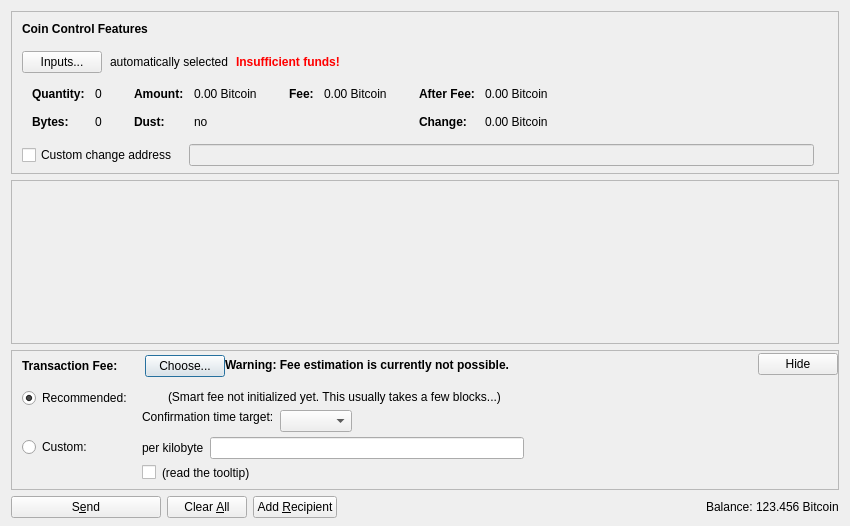
<?xml version="1.0" encoding="UTF-8"?>
<ui version="4.0">
 <class>SendCoinsDialog</class>
 <widget class="QDialog" name="SendCoinsDialog">
  <property name="geometry">
   <rect>
    <x>0</x>
    <y>0</y>
    <width>850</width>
    <height>526</height>
   </rect>
  </property>
  <property name="windowTitle">
   <string>Send Coins</string>
  </property>
  <layout class="QVBoxLayout" name="verticalLayout" stretch="0,1,0,0">
   <property name="bottomMargin">
    <number>8</number>
   </property>
   <item>
    <widget class="QFrame" name="frameCoinControl">
     <property name="sizePolicy">
      <sizepolicy hsizetype="Expanding" vsizetype="Expanding">
       <horstretch>0</horstretch>
       <verstretch>0</verstretch>
      </sizepolicy>
     </property>
     <property name="maximumSize">
      <size>
       <width>16777215</width>
       <height>16777215</height>
      </size>
     </property>
     <property name="frameShape">
      <enum>QFrame::StyledPanel</enum>
     </property>
     <property name="frameShadow">
      <enum>QFrame::Sunken</enum>
     </property>
     <layout class="QVBoxLayout" name="verticalLayoutCoinControl2">
      <property name="spacing">
       <number>0</number>
      </property>
      <property name="leftMargin">
       <number>0</number>
      </property>
      <property name="topMargin">
       <number>0</number>
      </property>
      <property name="rightMargin">
       <number>0</number>
      </property>
      <property name="bottomMargin">
       <number>6</number>
      </property>
      <item>
       <layout class="QVBoxLayout" name="verticalLayoutCoinControl" stretch="0,0,0,0,1">
        <property name="spacing">
         <number>0</number>
        </property>
        <property name="leftMargin">
         <number>10</number>
        </property>
        <property name="topMargin">
         <number>10</number>
        </property>
        <item>
         <layout class="QHBoxLayout" name="horizontalLayoutCoinControl1">
          <property name="bottomMargin">
           <number>15</number>
          </property>
          <item>
           <widget class="QLabel" name="labelCoinControlFeatures">
            <property name="sizePolicy">
             <sizepolicy hsizetype="Preferred" vsizetype="Maximum">
              <horstretch>0</horstretch>
              <verstretch>0</verstretch>
             </sizepolicy>
            </property>
            <property name="font">
             <font>
              <weight>75</weight>
              <bold>true</bold>
             </font>
            </property>
            <property name="styleSheet">
             <string notr="true">font-weight:bold;</string>
            </property>
            <property name="text">
             <string>Coin Control Features</string>
            </property>
           </widget>
          </item>
         </layout>
        </item>
        <item>
         <layout class="QHBoxLayout" name="horizontalLayoutCoinControl2" stretch="0,0,0,0">
          <property name="spacing">
           <number>8</number>
          </property>
          <property name="bottomMargin">
           <number>10</number>
          </property>
          <item>
           <widget class="QPushButton" name="pushButtonCoinControl">
            <property name="styleSheet">
             <string notr="true"/>
            </property>
            <property name="text">
             <string>Inputs...</string>
            </property>
            <property name="autoDefault">
             <bool>false</bool>
            </property>
           </widget>
          </item>
          <item>
           <widget class="QLabel" name="labelCoinControlAutomaticallySelected">
            <property name="text">
             <string>automatically selected</string>
            </property>
            <property name="margin">
             <number>5</number>
            </property>
           </widget>
          </item>
          <item>
           <widget class="QLabel" name="labelCoinControlInsuffFunds">
            <property name="font">
             <font>
              <weight>75</weight>
              <bold>true</bold>
             </font>
            </property>
            <property name="styleSheet">
             <string notr="true">color:red;font-weight:bold;</string>
            </property>
            <property name="text">
             <string>Insufficient funds!</string>
            </property>
            <property name="margin">
             <number>5</number>
            </property>
           </widget>
          </item>
          <item>
           <spacer name="horizontalSpacerCoinControl">
            <property name="orientation">
             <enum>Qt::Horizontal</enum>
            </property>
            <property name="sizeHint" stdset="0">
             <size>
              <width>40</width>
              <height>1</height>
             </size>
            </property>
           </spacer>
          </item>
         </layout>
        </item>
        <item>
         <widget class="QWidget" name="widgetCoinControl" native="true">
          <property name="sizePolicy">
           <sizepolicy hsizetype="Preferred" vsizetype="Preferred">
            <horstretch>0</horstretch>
            <verstretch>0</verstretch>
           </sizepolicy>
          </property>
          <property name="minimumSize">
           <size>
            <width>0</width>
            <height>0</height>
           </size>
          </property>
          <property name="styleSheet">
           <string notr="true"/>
          </property>
          <layout class="QHBoxLayout" name="horizontalLayoutCoinControl5">
           <property name="leftMargin">
            <number>0</number>
           </property>
           <property name="topMargin">
            <number>0</number>
           </property>
           <property name="rightMargin">
            <number>0</number>
           </property>
           <property name="bottomMargin">
            <number>0</number>
           </property>
           <item>
            <layout class="QHBoxLayout" name="horizontalLayoutCoinControl3" stretch="0,0,0,1">
             <property name="spacing">
              <number>20</number>
             </property>
             <property name="topMargin">
              <number>0</number>
             </property>
             <property name="bottomMargin">
              <number>10</number>
             </property>
             <item>
              <layout class="QFormLayout" name="formLayoutCoinControl1">
               <property name="horizontalSpacing">
                <number>10</number>
               </property>
               <property name="verticalSpacing">
                <number>14</number>
               </property>
               <property name="leftMargin">
                <number>10</number>
               </property>
               <property name="topMargin">
                <number>4</number>
               </property>
               <property name="rightMargin">
                <number>6</number>
               </property>
               <item row="0" column="0">
                <widget class="QLabel" name="labelCoinControlQuantityText">
                 <property name="font">
                  <font>
                   <weight>75</weight>
                   <bold>true</bold>
                  </font>
                 </property>
                 <property name="text">
                  <string>Quantity:</string>
                 </property>
                 <property name="margin">
                  <number>0</number>
                 </property>
                </widget>
               </item>
               <item row="0" column="1">
                <widget class="QLabel" name="labelCoinControlQuantity">
                 <property name="cursor">
                  <cursorShape>IBeamCursor</cursorShape>
                 </property>
                 <property name="contextMenuPolicy">
                  <enum>Qt::ActionsContextMenu</enum>
                 </property>
                 <property name="text">
                  <string notr="true">0</string>
                 </property>
                 <property name="margin">
                  <number>0</number>
                 </property>
                 <property name="textInteractionFlags">
                  <set>Qt::LinksAccessibleByMouse|Qt::TextSelectableByKeyboard|Qt::TextSelectableByMouse</set>
                 </property>
                </widget>
               </item>
               <item row="1" column="0">
                <widget class="QLabel" name="labelCoinControlBytesText">
                 <property name="font">
                  <font>
                   <weight>75</weight>
                   <bold>true</bold>
                  </font>
                 </property>
                 <property name="text">
                  <string>Bytes:</string>
                 </property>
                </widget>
               </item>
               <item row="1" column="1">
                <widget class="QLabel" name="labelCoinControlBytes">
                 <property name="cursor">
                  <cursorShape>IBeamCursor</cursorShape>
                 </property>
                 <property name="contextMenuPolicy">
                  <enum>Qt::ActionsContextMenu</enum>
                 </property>
                 <property name="text">
                  <string notr="true">0</string>
                 </property>
                 <property name="textInteractionFlags">
                  <set>Qt::LinksAccessibleByMouse|Qt::TextSelectableByKeyboard|Qt::TextSelectableByMouse</set>
                 </property>
                </widget>
               </item>
              </layout>
             </item>
             <item>
              <layout class="QFormLayout" name="formLayoutCoinControl2">
               <property name="horizontalSpacing">
                <number>10</number>
               </property>
               <property name="verticalSpacing">
                <number>14</number>
               </property>
               <property name="leftMargin">
                <number>6</number>
               </property>
               <property name="topMargin">
                <number>4</number>
               </property>
               <property name="rightMargin">
                <number>6</number>
               </property>
               <item row="0" column="0">
                <widget class="QLabel" name="labelCoinControlAmountText">
                 <property name="font">
                  <font>
                   <weight>75</weight>
                   <bold>true</bold>
                  </font>
                 </property>
                 <property name="text">
                  <string>Amount:</string>
                 </property>
                 <property name="margin">
                  <number>0</number>
                 </property>
                </widget>
               </item>
               <item row="0" column="1">
                <widget class="QLabel" name="labelCoinControlAmount">
                 <property name="cursor">
                  <cursorShape>IBeamCursor</cursorShape>
                 </property>
                 <property name="contextMenuPolicy">
                  <enum>Qt::ActionsContextMenu</enum>
                 </property>
                 <property name="text">
                  <string notr="true">0.00 Bitcoin</string>
                 </property>
                 <property name="textInteractionFlags">
                  <set>Qt::LinksAccessibleByMouse|Qt::TextSelectableByKeyboard|Qt::TextSelectableByMouse</set>
                 </property>
                </widget>
               </item>
               <item row="1" column="0">
                <widget class="QLabel" name="labelCoinControlLowOutputText">
                 <property name="font">
                  <font>
                   <weight>75</weight>
                   <bold>true</bold>
                  </font>
                 </property>
                 <property name="text">
                  <string>Dust:</string>
                 </property>
                </widget>
               </item>
               <item row="1" column="1">
                <widget class="QLabel" name="labelCoinControlLowOutput">
                 <property name="cursor">
                  <cursorShape>IBeamCursor</cursorShape>
                 </property>
                 <property name="contextMenuPolicy">
                  <enum>Qt::ActionsContextMenu</enum>
                 </property>
                 <property name="text">
                  <string notr="true">no</string>
                 </property>
                 <property name="textInteractionFlags">
                  <set>Qt::LinksAccessibleByMouse|Qt::TextSelectableByKeyboard|Qt::TextSelectableByMouse</set>
                 </property>
                </widget>
               </item>
              </layout>
             </item>
             <item>
              <layout class="QFormLayout" name="formLayoutCoinControl3">
               <property name="horizontalSpacing">
                <number>10</number>
               </property>
               <property name="verticalSpacing">
                <number>14</number>
               </property>
               <property name="leftMargin">
                <number>6</number>
               </property>
               <property name="topMargin">
                <number>4</number>
               </property>
               <property name="rightMargin">
                <number>6</number>
               </property>
               <item row="0" column="0">
                <widget class="QLabel" name="labelCoinControlFeeText">
                 <property name="font">
                  <font>
                   <weight>75</weight>
                   <bold>true</bold>
                  </font>
                 </property>
                 <property name="text">
                  <string>Fee:</string>
                 </property>
                 <property name="margin">
                  <number>0</number>
                 </property>
                </widget>
               </item>
               <item row="0" column="1">
                <widget class="QLabel" name="labelCoinControlFee">
                 <property name="cursor">
                  <cursorShape>IBeamCursor</cursorShape>
                 </property>
                 <property name="contextMenuPolicy">
                  <enum>Qt::ActionsContextMenu</enum>
                 </property>
                 <property name="text">
                  <string notr="true">0.00 Bitcoin</string>
                 </property>
                 <property name="textInteractionFlags">
                  <set>Qt::LinksAccessibleByMouse|Qt::TextSelectableByKeyboard|Qt::TextSelectableByMouse</set>
                 </property>
                </widget>
               </item>
              </layout>
             </item>
             <item>
              <layout class="QFormLayout" name="formLayoutCoinControl4">
               <property name="horizontalSpacing">
                <number>10</number>
               </property>
               <property name="verticalSpacing">
                <number>14</number>
               </property>
               <property name="leftMargin">
                <number>6</number>
               </property>
               <property name="topMargin">
                <number>4</number>
               </property>
               <property name="rightMargin">
                <number>6</number>
               </property>
               <item row="0" column="0">
                <widget class="QLabel" name="labelCoinControlAfterFeeText">
                 <property name="font">
                  <font>
                   <weight>75</weight>
                   <bold>true</bold>
                  </font>
                 </property>
                 <property name="text">
                  <string>After Fee:</string>
                 </property>
                 <property name="margin">
                  <number>0</number>
                 </property>
                </widget>
               </item>
               <item row="0" column="1">
                <widget class="QLabel" name="labelCoinControlAfterFee">
                 <property name="cursor">
                  <cursorShape>IBeamCursor</cursorShape>
                 </property>
                 <property name="contextMenuPolicy">
                  <enum>Qt::ActionsContextMenu</enum>
                 </property>
                 <property name="text">
                  <string notr="true">0.00 Bitcoin</string>
                 </property>
                 <property name="textInteractionFlags">
                  <set>Qt::LinksAccessibleByMouse|Qt::TextSelectableByKeyboard|Qt::TextSelectableByMouse</set>
                 </property>
                </widget>
               </item>
               <item row="1" column="0">
                <widget class="QLabel" name="labelCoinControlChangeText">
                 <property name="font">
                  <font>
                   <weight>75</weight>
                   <bold>true</bold>
                  </font>
                 </property>
                 <property name="text">
                  <string>Change:</string>
                 </property>
                </widget>
               </item>
               <item row="1" column="1">
                <widget class="QLabel" name="labelCoinControlChange">
                 <property name="cursor">
                  <cursorShape>IBeamCursor</cursorShape>
                 </property>
                 <property name="contextMenuPolicy">
                  <enum>Qt::ActionsContextMenu</enum>
                 </property>
                 <property name="text">
                  <string notr="true">0.00 Bitcoin</string>
                 </property>
                 <property name="textInteractionFlags">
                  <set>Qt::LinksAccessibleByMouse|Qt::TextSelectableByKeyboard|Qt::TextSelectableByMouse</set>
                 </property>
                </widget>
               </item>
              </layout>
             </item>
            </layout>
           </item>
          </layout>
         </widget>
        </item>
        <item>
         <layout class="QHBoxLayout" name="horizontalLayoutCoinControl4" stretch="0,0,0">
          <property name="spacing">
           <number>12</number>
          </property>
          <property name="sizeConstraint">
           <enum>QLayout::SetDefaultConstraint</enum>
          </property>
          <property name="topMargin">
           <number>5</number>
          </property>
          <property name="rightMargin">
           <number>5</number>
          </property>
          <item>
           <widget class="QCheckBox" name="checkBoxCoinControlChange">
            <property name="toolTip">
             <string>If this is activated, but the change address is empty or invalid, change will be sent to a newly generated address.</string>
            </property>
            <property name="text">
             <string>Custom change address</string>
            </property>
           </widget>
          </item>
          <item>
           <widget class="QValidatedLineEdit" name="lineEditCoinControlChange">
            <property name="enabled">
             <bool>false</bool>
            </property>
            <property name="sizePolicy">
             <sizepolicy hsizetype="Expanding" vsizetype="Fixed">
              <horstretch>0</horstretch>
              <verstretch>0</verstretch>
             </sizepolicy>
            </property>
           </widget>
          </item>
          <item>
           <widget class="QLabel" name="labelCoinControlChangeLabel">
            <property name="sizePolicy">
             <sizepolicy hsizetype="Preferred" vsizetype="Expanding">
              <horstretch>0</horstretch>
              <verstretch>0</verstretch>
             </sizepolicy>
            </property>
            <property name="minimumSize">
             <size>
              <width>0</width>
              <height>0</height>
             </size>
            </property>
            <property name="text">
             <string/>
            </property>
            <property name="margin">
             <number>3</number>
            </property>
           </widget>
          </item>
         </layout>
        </item>
        <item>
         <spacer name="verticalSpacerCoinControl">
          <property name="orientation">
           <enum>Qt::Vertical</enum>
          </property>
          <property name="sizeHint" stdset="0">
           <size>
            <width>800</width>
            <height>1</height>
           </size>
          </property>
         </spacer>
        </item>
       </layout>
      </item>
     </layout>
    </widget>
   </item>
   <item>
    <widget class="QScrollArea" name="scrollArea">
     <property name="widgetResizable">
      <bool>true</bool>
     </property>
     <widget class="QWidget" name="scrollAreaWidgetContents">
      <property name="geometry">
       <rect>
        <x>0</x>
        <y>0</y>
        <width>830</width>
        <height>104</height>
       </rect>
      </property>
      <layout class="QVBoxLayout" name="verticalLayout_2" stretch="0,1">
       <property name="leftMargin">
        <number>0</number>
       </property>
       <property name="topMargin">
        <number>0</number>
       </property>
       <property name="rightMargin">
        <number>0</number>
       </property>
       <property name="bottomMargin">
        <number>0</number>
       </property>
       <item>
        <layout class="QVBoxLayout" name="entries">
         <property name="spacing">
          <number>6</number>
         </property>
        </layout>
       </item>
       <item>
        <spacer name="verticalSpacer">
         <property name="orientation">
          <enum>Qt::Vertical</enum>
         </property>
         <property name="sizeHint" stdset="0">
          <size>
           <width>20</width>
           <height>40</height>
          </size>
         </property>
        </spacer>
       </item>
      </layout>
     </widget>
    </widget>
   </item>
   <item>
    <widget class="QFrame" name="frameFee">
     <property name="sizePolicy">
      <sizepolicy hsizetype="Expanding" vsizetype="Expanding">
       <horstretch>0</horstretch>
       <verstretch>0</verstretch>
      </sizepolicy>
     </property>
     <property name="maximumSize">
      <size>
       <width>16777215</width>
       <height>16777215</height>
      </size>
     </property>
     <property name="frameShape">
      <enum>QFrame::StyledPanel</enum>
     </property>
     <property name="frameShadow">
      <enum>QFrame::Sunken</enum>
     </property>
     <layout class="QVBoxLayout" name="verticalLayoutFee1">
      <property name="spacing">
       <number>0</number>
      </property>
      <property name="leftMargin">
       <number>0</number>
      </property>
      <property name="topMargin">
       <number>0</number>
      </property>
      <property name="rightMargin">
       <number>0</number>
      </property>
      <property name="bottomMargin">
       <number>0</number>
      </property>
      <item>
       <layout class="QVBoxLayout" name="verticalLayoutFee2" stretch="0,0,0">
        <property name="spacing">
         <number>0</number>
        </property>
        <property name="leftMargin">
         <number>10</number>
        </property>
        <property name="topMargin">
         <number>0</number>
        </property>
        <item>
         <layout class="QHBoxLayout" name="horizontalLayoutFee1">
          <property name="bottomMargin">
           <number>0</number>
          </property>
          <item>
           <layout class="QVBoxLayout" name="verticalLayoutFee7">
            <property name="spacing">
             <number>0</number>
            </property>
            <item>
             <spacer name="verticalSpacerSmartFee">
              <property name="orientation">
               <enum>Qt::Vertical</enum>
              </property>
              <property name="sizeType">
               <enum>QSizePolicy::Fixed</enum>
              </property>
              <property name="sizeHint" stdset="0">
               <size>
                <width>1</width>
                <height>4</height>
               </size>
              </property>
             </spacer>
            </item>
            <item>
             <layout class="QHBoxLayout" name="horizontalLayoutSmartFee">
              <property name="spacing">
               <number>10</number>
              </property>
              <item>
               <widget class="QLabel" name="labelFeeHeadline">
                <property name="sizePolicy">
                 <sizepolicy hsizetype="Preferred" vsizetype="Maximum">
                  <horstretch>0</horstretch>
                  <verstretch>0</verstretch>
                 </sizepolicy>
                </property>
                <property name="font">
                 <font>
                  <weight>75</weight>
                  <bold>true</bold>
                 </font>
                </property>
                <property name="styleSheet">
                 <string notr="true">font-weight:bold;</string>
                </property>
                <property name="text">
                 <string>Transaction Fee:</string>
                </property>
               </widget>
              </item>
              <item>
               <widget class="QLabel" name="labelFeeMinimized">
                <property name="text">
                 <string/>
                </property>
               </widget>
              </item>
              <item>
               <widget class="QPushButton" name="buttonChooseFee">
                <property name="text">
                 <string>Choose...</string>
                </property>
               </widget>
              </item>
             </layout>
            </item>
            <item>
             <spacer name="verticalSpacer_5">
              <property name="orientation">
               <enum>Qt::Vertical</enum>
              </property>
              <property name="sizeHint" stdset="0">
               <size>
                <width>1</width>
                <height>1</height>
               </size>
              </property>
             </spacer>
            </item>
           </layout>
          </item>
          <item>
           <widget class="QLabel" name="fallbackFeeWarningLabel">
            <property name="toolTip">
             <string>Using the fallbackfee can result in sending a transaction that will take several hours or days (or never) to confirm. Consider choosing your fee manually or wait until you have validated the complete chain.</string>
            </property>
            <property name="font">
            <font>
                <weight>75</weight>
                <bold>true</bold>
            </font>
            </property>
            <property name="text">
             <string>Warning: Fee estimation is currently not possible.</string>
            </property>
            <property name="wordWrap">
             <bool>false</bool>
            </property>
           </widget>
          </item>
          <item>
           <spacer name="horizontalSpacer_4">
            <property name="orientation">
             <enum>Qt::Horizontal</enum>
            </property>
            <property name="sizeType">
             <enum>QSizePolicy::MinimumExpanding</enum>
            </property>
            <property name="sizeHint" stdset="0">
             <size>
              <width>40</width>
              <height>20</height>
             </size>
            </property>
           </spacer>
          </item>
          <item>
           <widget class="QPushButton" name="buttonMinimizeFee">
            <property name="toolTip">
             <string>collapse fee-settings</string>
            </property>
            <property name="text">
             <string>Hide</string>
            </property>
           </widget>
          </item>
         </layout>
        </item>
        <item>
         <widget class="QFrame" name="frameFeeSelection">
          <layout class="QVBoxLayout" name="verticalLayoutFee12">
           <property name="spacing">
            <number>0</number>
           </property>
           <property name="leftMargin">
            <number>0</number>
           </property>
           <property name="topMargin">
            <number>0</number>
           </property>
           <property name="rightMargin">
            <number>0</number>
           </property>
           <property name="bottomMargin">
            <number>0</number>
           </property>
           <item>
            <layout class="QGridLayout" name="gridLayoutFee">
             <property name="topMargin">
              <number>10</number>
             </property>
             <property name="bottomMargin">
              <number>4</number>
             </property>
             <property name="horizontalSpacing">
              <number>10</number>
             </property>
             <property name="verticalSpacing">
              <number>4</number>
             </property>
             <item row="1" column="1">
              <layout class="QVBoxLayout" name="verticalLayoutFee8">
               <property name="spacing">
                <number>6</number>
               </property>
               <item>
                <layout class="QHBoxLayout" name="horizontalLayoutFee13">
                 <item>
                  <widget class="QLabel" name="labelCustomPerKilobyte">
                   <property name="toolTip">
                    <string>Specify a custom fee per kB (1,000 bytes) of the transaction's virtual size.

Note:  Since the fee is calculated on a per-byte basis, a fee of "100 satoshis per kB" for a transaction size of 500 bytes (half of 1 kB) would ultimately yield a fee of only 50 satoshis.</string>
                   </property>
                   <property name="text">
                    <string>per kilobyte</string>
                   </property>
                  </widget>
                 </item>
                 <item>
                  <widget class="BitcoinAmountField" name="customFee"/>
                 </item>
                 <item>
                  <spacer name="horizontalSpacer_6">
                   <property name="orientation">
                    <enum>Qt::Horizontal</enum>
                   </property>
                   <property name="sizeHint" stdset="0">
                    <size>
                     <width>1</width>
                     <height>1</height>
                    </size>
                   </property>
                  </spacer>
                 </item>
                </layout>
               </item>
               <item>
                <layout class="QHBoxLayout" name="horizontalLayoutFee8">
                 <item>
                  <widget class="QCheckBox" name="checkBoxMinimumFee">
                   <property name="toolTip">
                    <string>Paying only the minimum fee is just fine as long as there is less transaction volume than space in the blocks. But be aware that this can end up in a never confirming transaction once there is more demand for xxx transactions than the network can process.</string>
                   </property>
                   <property name="text">
                    <string/>
                   </property>
                  </widget>
                 </item>
                 <item>
                  <widget class="QLabel" name="labelMinFeeWarning">
                   <property name="enabled">
                    <bool>true</bool>
                   </property>
                   <property name="toolTip">
                    <string>Paying only the minimum fee is just fine as long as there is less transaction volume than space in the blocks. But be aware that this can end up in a never confirming transaction once there is more demand for xxx transactions than the network can process.</string>
                   </property>
                   <property name="text">
                    <string>(read the tooltip)</string>
                   </property>
                   <property name="margin">
                    <number>5</number>
                   </property>
                  </widget>
                 </item>
                 <item>
                  <spacer name="horizontalSpacer_2">
                   <property name="orientation">
                    <enum>Qt::Horizontal</enum>
                   </property>
                   <property name="sizeHint" stdset="0">
                    <size>
                     <width>1</width>
                     <height>1</height>
                    </size>
                   </property>
                  </spacer>
                 </item>
                </layout>
               </item>
              </layout>
             </item>
             <item row="0" column="0">
              <layout class="QVBoxLayout" name="verticalLayoutFee4" stretch="0,1">
               <item>
                <widget class="QRadioButton" name="radioSmartFee">
                 <property name="text">
                  <string>Recommended:</string>
                 </property>
                 <property name="checked">
                  <bool>true</bool>
                 </property>
                 <attribute name="buttonGroup">
                  <string notr="true">groupFee</string>
                 </attribute>
                </widget>
               </item>
               <item>
                <spacer name="verticalSpacer_2">
                 <property name="orientation">
                  <enum>Qt::Vertical</enum>
                 </property>
                 <property name="sizeHint" stdset="0">
                  <size>
                   <width>1</width>
                   <height>1</height>
                  </size>
                 </property>
                </spacer>
               </item>
              </layout>
             </item>
             <item row="1" column="0">
              <layout class="QVBoxLayout" name="verticalLayoutFee9" stretch="0,1">
               <item>
                <widget class="QRadioButton" name="radioCustomFee">
                 <property name="text">
                  <string>Custom:</string>
                 </property>
                 <attribute name="buttonGroup">
                  <string notr="true">groupFee</string>
                 </attribute>
                </widget>
               </item>
               <item>
                <spacer name="verticalSpacer_6">
                 <property name="orientation">
                  <enum>Qt::Vertical</enum>
                 </property>
                 <property name="sizeHint" stdset="0">
                  <size>
                   <width>1</width>
                   <height>1</height>
                  </size>
                 </property>
                </spacer>
               </item>
              </layout>
             </item>
             <item row="0" column="1">
              <layout class="QVBoxLayout" name="verticalLayoutFee3" stretch="0,0,1">
               <property name="spacing">
                <number>6</number>
               </property>
               <property name="topMargin">
                <number>2</number>
               </property>
               <item>
                <layout class="QHBoxLayout" name="horizontalLayoutFee12">
                 <item>
                  <widget class="QLabel" name="labelSmartFee">
                   <property name="text">
                    <string/>
                   </property>
                   <property name="margin">
                    <number>2</number>
                   </property>
                  </widget>
                 </item>
                 <item>
                  <widget class="QLabel" name="labelFeeEstimation">
                   <property name="text">
                    <string/>
                   </property>
                  </widget>
                 </item>
                 <item>
                  <widget class="QLabel" name="labelSmartFee2">
                   <property name="text">
                    <string>(Smart fee not initialized yet. This usually takes a few blocks...)</string>
                   </property>
                   <property name="margin">
                    <number>2</number>
                   </property>
                  </widget>
                 </item>
                 <item>
                  <spacer name="horizontalSpacer_5">
                   <property name="orientation">
                    <enum>Qt::Horizontal</enum>
                   </property>
                   <property name="sizeHint" stdset="0">
                    <size>
                     <width>1</width>
                     <height>1</height>
                    </size>
                   </property>
                  </spacer>
                 </item>
                </layout>
               </item>
               <item>
                <layout class="QHBoxLayout" name="horizontalLayoutFee9">
                 <item>
                  <layout class="QVBoxLayout" name="verticalLayoutFee6">
                   <item>
                    <widget class="QLabel" name="labelSmartFee3">
                     <property name="text">
                      <string>Confirmation time target:</string>
                     </property>
                     <property name="margin">
                      <number>2</number>
                     </property>
                    </widget>
                   </item>
                   <item>
                    <spacer name="verticalSpacer_3">
                     <property name="orientation">
                      <enum>Qt::Vertical</enum>
                     </property>
                     <property name="sizeHint" stdset="0">
                      <size>
                       <width>1</width>
                       <height>1</height>
                      </size>
                     </property>
                    </spacer>
                   </item>
                  </layout>
                 </item>
                 <item>
                  <layout class="QVBoxLayout" name="verticalLayoutFee5">
                   <property name="rightMargin">
                    <number>30</number>
                   </property>
                   <item>
                    <layout class="QHBoxLayout" name="horizontalLayoutConfTarget">
                     <property name="bottomMargin">
                      <number>0</number>
                     </property>
                     <item>
                      <widget class="QComboBox" name="confTargetSelector"/>
                     </item>
                     <item>
                      <spacer name="horizontalSpacerConfTarget">
                       <property name="orientation">
                        <enum>Qt::Horizontal</enum>
                       </property>
                       <property name="sizeHint" stdset="0">
                        <size>
                         <width>40</width>
                         <height>20</height>
                        </size>
                       </property>
                      </spacer>
                     </item>
                    </layout>
                   </item>
                  </layout>
                 </item>
                </layout>
               </item>
               <item>
                <spacer name="verticalSpacer_4">
                 <property name="orientation">
                  <enum>Qt::Vertical</enum>
                 </property>
                 <property name="sizeHint" stdset="0">
                  <size>
                   <width>1</width>
                   <height>1</height>
                  </size>
                 </property>
                </spacer>
               </item>
              </layout>
             </item>
            </layout>
           </item>
          </layout>
         </widget>
        </item>
        <item>
         <spacer name="verticalSpacerFee">
          <property name="orientation">
           <enum>Qt::Vertical</enum>
          </property>
          <property name="sizeHint" stdset="0">
           <size>
            <width>40</width>
            <height>5</height>
           </size>
          </property>
         </spacer>
        </item>
       </layout>
      </item>
     </layout>
    </widget>
   </item>
   <item>
    <layout class="QHBoxLayout" name="horizontalLayout">
     <item>
      <widget class="QPushButton" name="sendButton">
       <property name="minimumSize">
        <size>
         <width>150</width>
         <height>0</height>
        </size>
       </property>
       <property name="toolTip">
        <string>Confirm the send action</string>
       </property>
       <property name="text">
        <string>S&amp;end</string>
       </property>
       <property name="icon">
        <iconset resource="../adultchain.qrc">
         <normaloff>:/icons/send</normaloff>:/icons/send</iconset>
       </property>
       <property name="autoDefault">
        <bool>false</bool>
       </property>
       <property name="default">
        <bool>false</bool>
       </property>
      </widget>
     </item>
     <item>
      <widget class="QPushButton" name="clearButton">
       <property name="sizePolicy">
        <sizepolicy hsizetype="Minimum" vsizetype="Fixed">
         <horstretch>0</horstretch>
         <verstretch>0</verstretch>
        </sizepolicy>
       </property>
       <property name="toolTip">
        <string>Clear all fields of the form.</string>
       </property>
       <property name="text">
        <string>Clear &amp;All</string>
       </property>
       <property name="icon">
        <iconset resource="../adultchain.qrc">
         <normaloff>:/icons/remove</normaloff>:/icons/remove</iconset>
       </property>
       <property name="autoDefault">
        <bool>false</bool>
       </property>
      </widget>
     </item>
     <item>
      <widget class="QPushButton" name="addButton">
       <property name="toolTip">
        <string>Send to multiple recipients at once</string>
       </property>
       <property name="text">
        <string>Add &amp;Recipient</string>
       </property>
       <property name="icon">
        <iconset resource="../adultchain.qrc">
         <normaloff>:/icons/add</normaloff>:/icons/add</iconset>
       </property>
       <property name="autoDefault">
        <bool>false</bool>
       </property>
      </widget>
     </item>
     <item>
      <spacer name="horizontalSpacer">
       <property name="orientation">
        <enum>Qt::Horizontal</enum>
       </property>
       <property name="sizeHint" stdset="0">
        <size>
         <width>40</width>
         <height>20</height>
        </size>
       </property>
      </spacer>
     </item>
     <item>
      <layout class="QHBoxLayout" name="horizontalLayout_2">
       <property name="spacing">
        <number>3</number>
       </property>
       <item>
        <widget class="QLabel" name="label">
         <property name="sizePolicy">
          <sizepolicy hsizetype="Preferred" vsizetype="Fixed">
           <horstretch>0</horstretch>
           <verstretch>0</verstretch>
          </sizepolicy>
         </property>
         <property name="text">
          <string>Balance:</string>
         </property>
        </widget>
       </item>
       <item>
        <widget class="QLabel" name="labelBalance">
         <property name="sizePolicy">
          <sizepolicy hsizetype="Preferred" vsizetype="Fixed">
           <horstretch>0</horstretch>
           <verstretch>0</verstretch>
          </sizepolicy>
         </property>
         <property name="cursor">
          <cursorShape>IBeamCursor</cursorShape>
         </property>
         <property name="text">
          <string notr="true">123.456 Bitcoin</string>
         </property>
         <property name="textInteractionFlags">
          <set>Qt::LinksAccessibleByMouse|Qt::TextSelectableByKeyboard|Qt::TextSelectableByMouse</set>
         </property>
        </widget>
       </item>
      </layout>
     </item>
    </layout>
   </item>
  </layout>
 </widget>
 <customwidgets>
  <customwidget>
   <class>QValidatedLineEdit</class>
   <extends>QLineEdit</extends>
   <header>qt/qvalidatedlineedit.h</header>
  </customwidget>
  <customwidget>
   <class>BitcoinAmountField</class>
   <extends>QLineEdit</extends>
   <header>qt/adultchainamountfield.h</header>
   <container>1</container>
  </customwidget>
 </customwidgets>
 <resources>
  <include location="../adultchain.qrc"/>
 </resources>
 <connections/>
 <buttongroups>
  <buttongroup name="groupFee"/>
 </buttongroups>
</ui>
